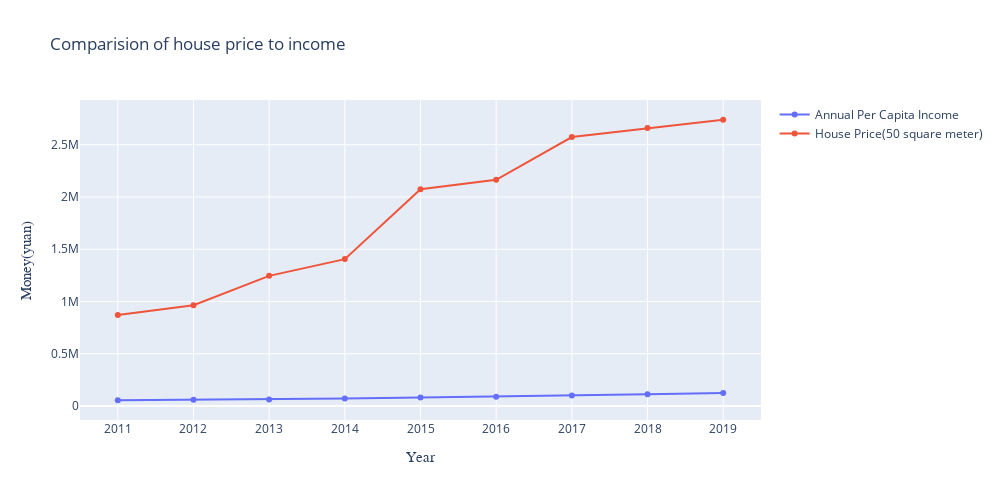

Notebook code for this chart:
### Markdown cell above
## Figure 3

        RQ3: The relations between house price and annual per capita income.
            b. Comparison of house price to income
            IV: year  DV1:housing price  DV2:income

### Code cell
#read the same dataframe——ratio.csv
trace_ratio2 = go.Scatter(
    x = ratio['Year'],
    y = ratio['Annual Per Capita Income'],# '[]' to read the data from our dataframe for the X and Y axis.
    mode = 'lines+markers',
    name = 'Annual Per Capita Income')

trace_ratio3 = go.Scatter(
    x = ratio['Year'],
    y = ratio['House Price(50 square meter)'],
    text=ratio['House Price(50 square meter)'],
    mode = 'lines+markers',
    name = 'House Price(50 square meter)')


figure3 = go.Figure(data=[trace_ratio2,trace_ratio3]) #put these two trace on one canvas

figure3['layout'].update(
    xaxis = dict(
        title = 'Year', # name the title of the X-axis
        titlefont = dict(
            size = 15, 
            family = 'Courier New, monospace', 
        )
    ),
    yaxis = dict(
        title = 'Money(yuan)', # name the title of the Y-axis
        titlefont = dict(
            size = 15, 
            family = 'Courier New, monospace', 
        )
    ),
    showlegend=True #to show the legend of each trace
)

figure3['layout'].update(height=500, width=1000,title='Comparision of house price to income') 
# adjust the size and add title for the chart

plotly.offline.iplot(figure3)

### Figure 1 — Plotly figure (JSON) as saved in the notebook; plotly's stock layout.template omitted (floating-point values rounded to 4 significant figures)
{"data": [{"mode": "lines+markers", "name": "Annual Per Capita Income", "type": "scatter", "x": [2011, 2012, 2013, 2014, 2015, 2016, 2017, 2018, 2019], "y": [55143, 59010, 62619, 72651, 81034, 89757, 100173, 111709, 125612]}, {"mode": "lines+markers", "name": "House Price(50 square meter)", "text": [871400, 964900, 1245500, 1405850, 2074700, 2164450, 2573850, 2660250, 2739500], "type": "scatter", "x": [2011, 2012, 2013, 2014, 2015, 2016, 2017, 2018, 2019], "y": [871400, 964900, 1245500, 1405850, 2074700, 2164450, 2573850, 2660250, 2739500]}], "layout": {"height": 500, "showlegend": true, "title": {"text": "Comparision of house price to income"}, "width": 1000, "xaxis": {"title": {"font": {"family": "Courier New, monospace", "size": 15}, "text": "Year"}}, "yaxis": {"title": {"font": {"family": "Courier New, monospace", "size": 15}, "text": "Money(yuan)"}}}}
